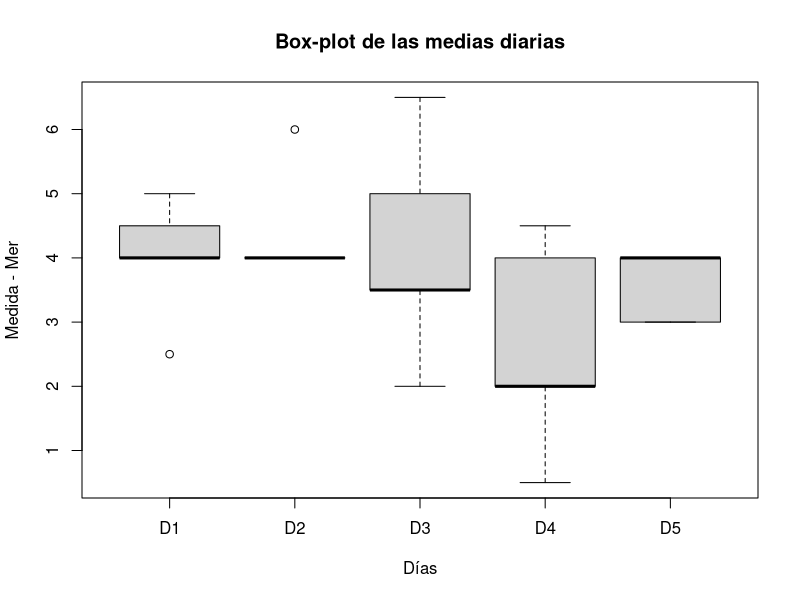
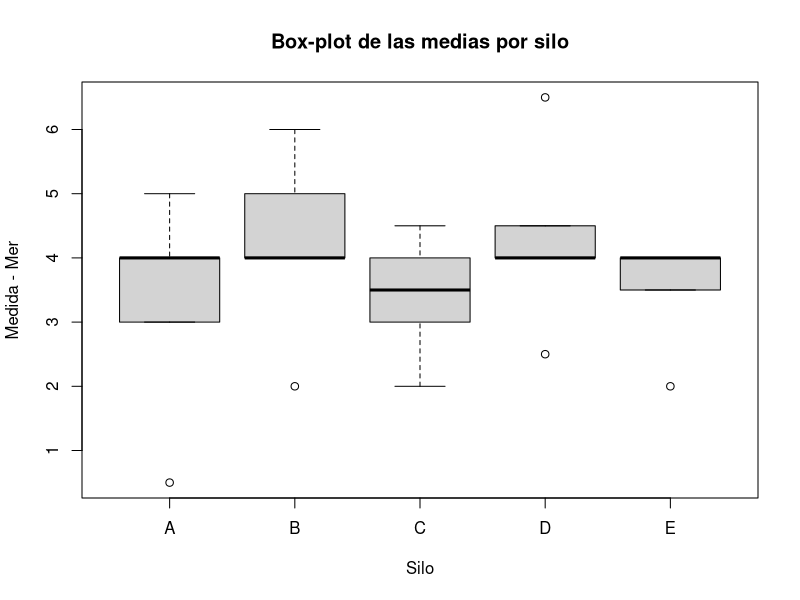
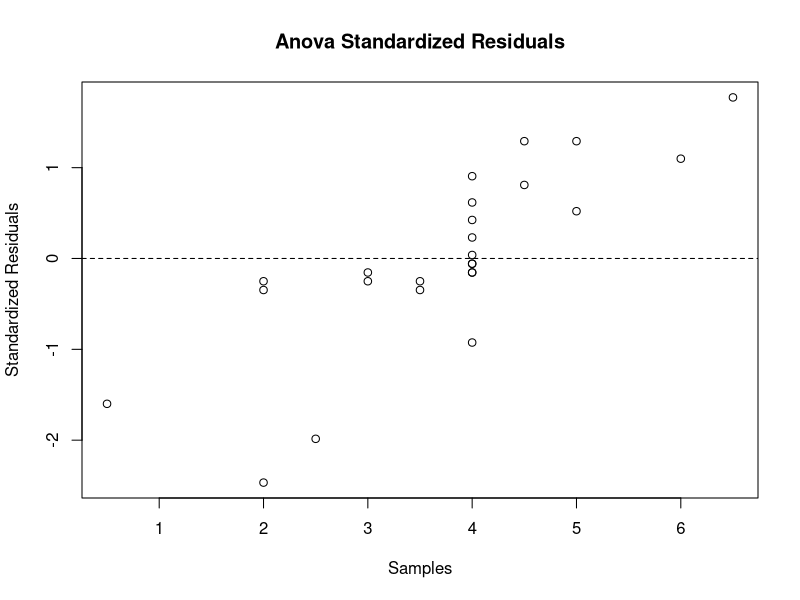
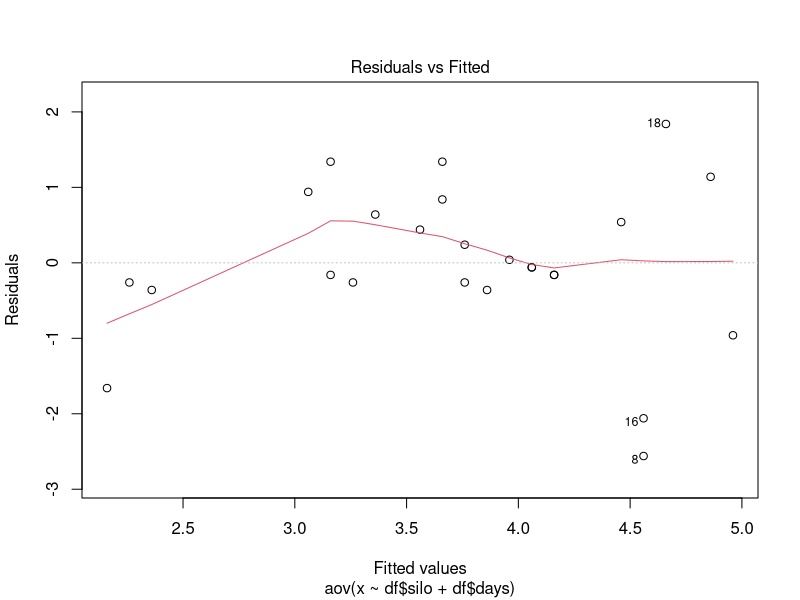
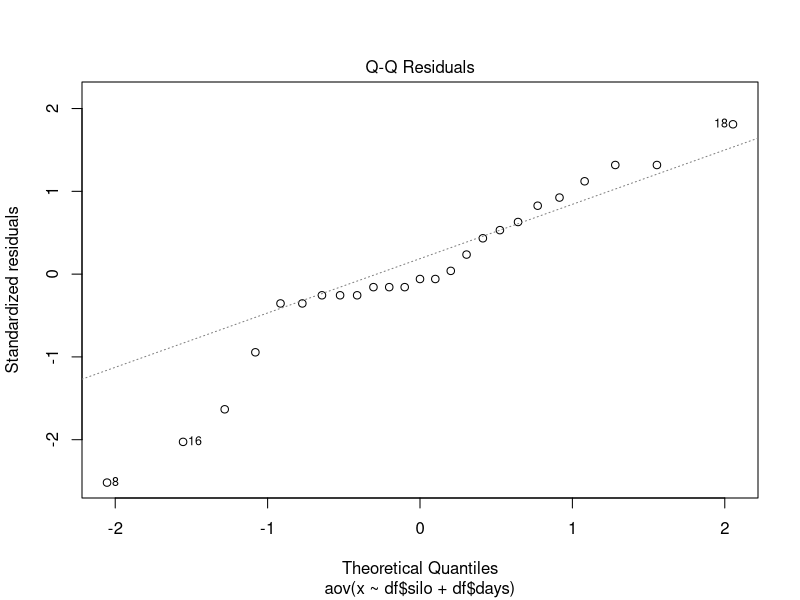
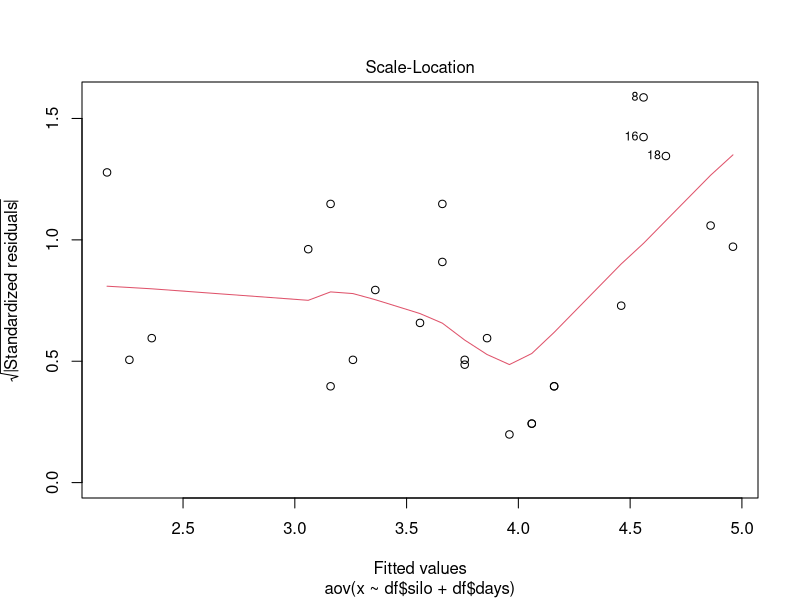
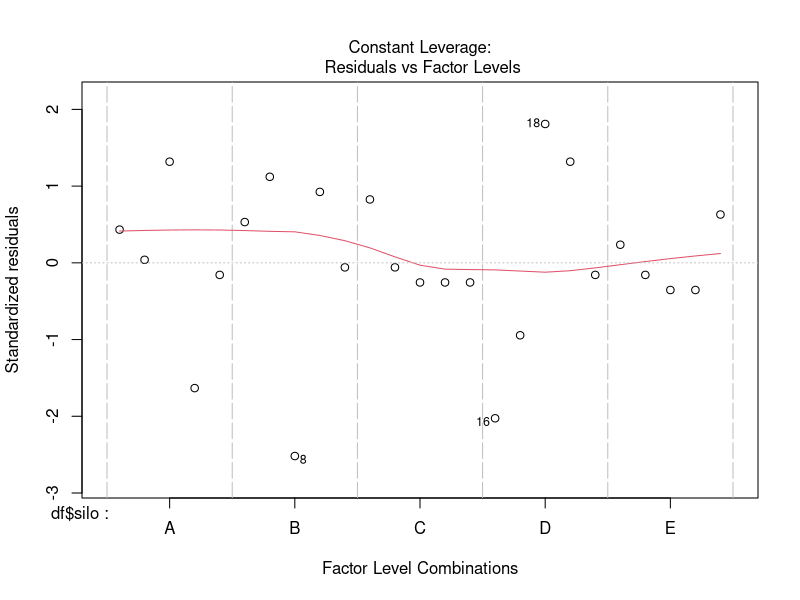
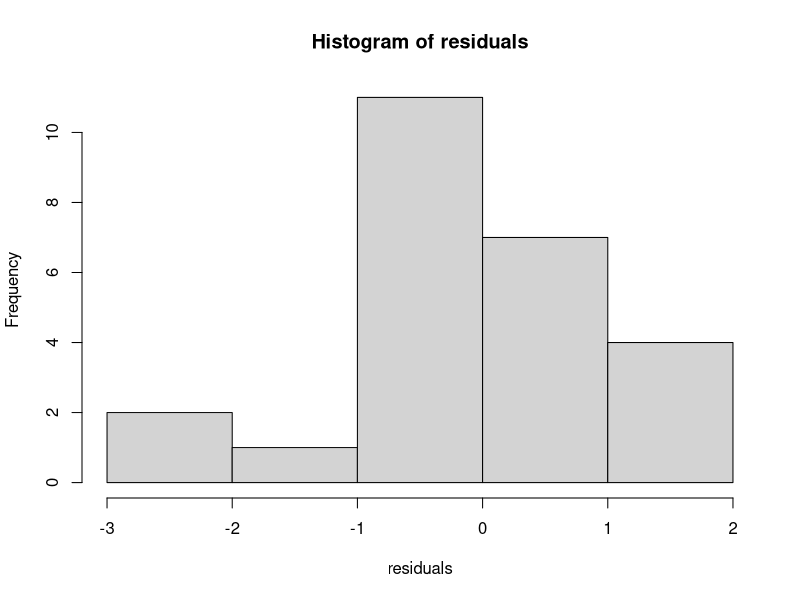

Source code (R) for these figures, in order:
require(lmtest)

problem_data <- function() {
    mer <- c(4.0, 4.0, 5.0, 0.5, 3.0, 5.0, 6.0, 2.0, 4.0, 4.0, 4.5, 4.0, 3.5, 2.0, 3.0, 2.5, 4.0, 6.5, 4.5, 4.0, 4.0, 4.0, 3.5, 2.0, 4.0)
    rtd <- c(2.6, 2.8, 5.0, 0.0, 2.4, 6.4, 6.4, 2.3, 4.2, 4.0, 3.3, 1.4, 1.8, -1.9, -7.6, 3.1, 5.0, 6.6, 2.7, 6.3, 0.0, 0.4, 0.6, -4.0, -6.3)
    dif <- mer - rtd

    days <- c('D1', 'D2', 'D3', 'D4', 'D5')
    all_days <- c(rep(days, 5))
    silo <- c(rep('A', 5), rep('B', 5), rep('C', 5), rep('D', 5), rep('E', 5))

    return(data.frame(silo, days, mer, rtd, dif))
}

box_plot <- function(x, df, label) {
    title <- 'Box-plot de las medias diarias'
    png(paste('images/box-', label, '-ByBlock.png', sep = ''))
    boxplot(x ~ df$days, ylab=paste('Medida - ', label, sep=''), xlab='Días', main=title)
    dev.off()

    title2 <- 'Box-plot de las medias por silo'
    png(paste('images/box-', label, '-ByFactor.png', sep = ''))
    boxplot(x ~ df$silo, ylab=paste('Medida - ', label, sep=''), xlab='Silo', main=title2)
    dev.off()
}

qq_plot <- function(residuals, label) {
    png(paste('images/qq-', label, '.png', sep=''))
    qqnorm(residuals)
    qqline(residuals)
    dev.off()
}

std_plot <- function(x, anova, residuals, label) {

    png(paste('images/std-', label, '.png', sep=''))
    plot(x, scale(residuals), ylab="Standardized Residuals", xlab="Samples", main="Anova Standardized Residuals")
    abline(h = 0, lty = 2)
    dev.off()

    png(paste('images/anova-', label, '.png', sep=''))
    plot(anova)
    dev.off()
    
}

hist_plot <- function(residuals, label) {
    png(paste('images/hist-', label, '.png', sep=''))
    hist(residuals)
    dev.off()
}

test_assumptions <- function(anova, df) {
    print("    ++ Shapiro ++     ")
    print(shapiro.test(anova$residuals))

    print("    ++ Bartlett ++     ")
    print(bartlett.test(anova$residuals, df$silo))

    print("    ++ Durbin-Watson ++     ")
    print(dwtest(anova))
}

make_model <- function(df, x, label) {
    # Box Plot
    box_plot(x, df, label)

    # Anova analysis
    anova <- aov(x ~ df$silo + df$days)
    res <- anova$residuals

    print(paste('---------', label, '---------'))
    print('    ++ Anova ++    ')
    print(summary(anova))

    # Check anova residual assumptions
    # Test
    test_assumptions(anova, df)

    # Plots
    # 1 - standardized Residuals
    std_plot(x, anova, res, label)

    # 2 - Histogram 
    hist_plot(res, label)

    # 3 - Normal Q-Q plot
    qq_plot(res, label)

    
    return()
}

main <- function() {
    df <- problem_data()

    make_model(df, df$mer, 'Mer')
    make_model(df, df$rtd, 'Rtd')
    make_model(df, df$dif, 'Diferencia')
    
    return()
}

main()